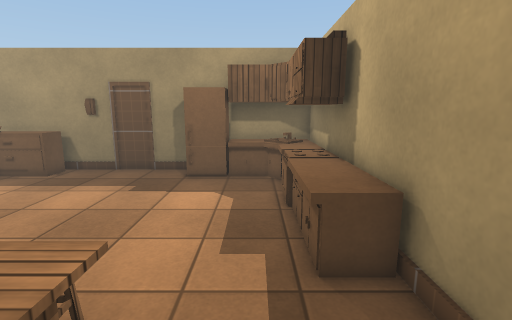
[1] (above)

12 first-person views from a walk through a scene from a Unity 3-D project. The camera is 1.5 m above the floor, tilts 10° down and sees 85° across. The floor is counted in squares, 0.5 m on a side. Each view is taken from the middle of a square. On the plan, view 1 faces up. The plan holds only what a view shows up to about 20 squares ahead; the rest is blank. Some animated figures are left out. Surface patterns are stand-ins for the level's own textures.

[2]
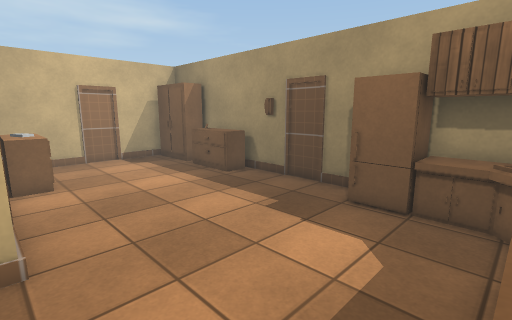

[3]
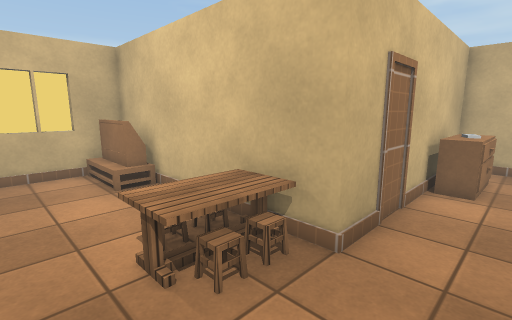

[4]
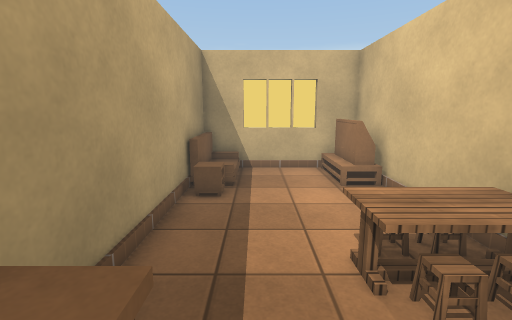

[5]
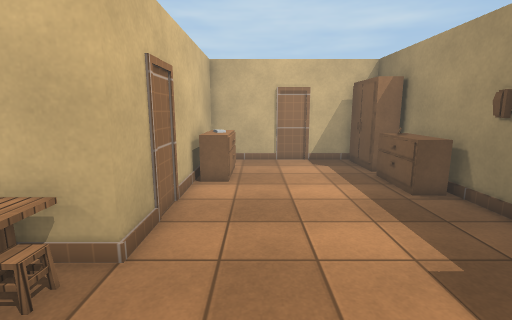

[6]
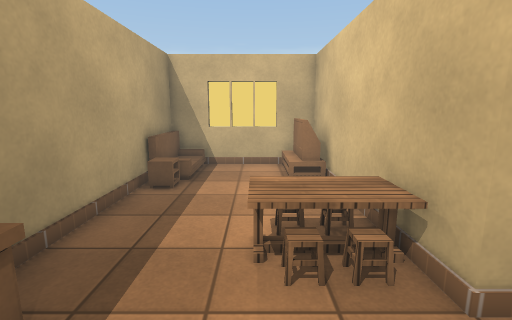

[7]
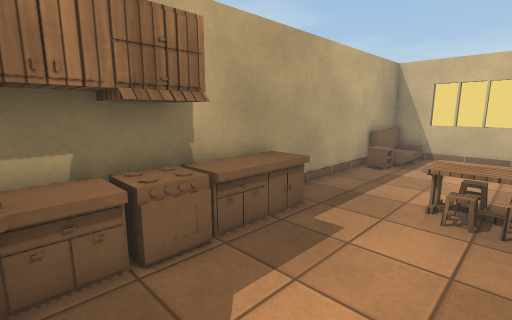

[8]
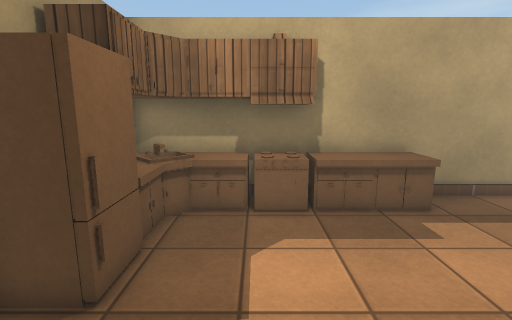

[9]
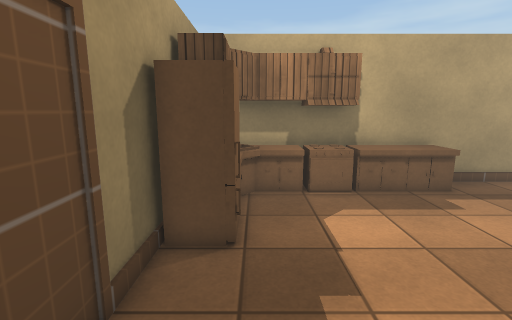

[10]
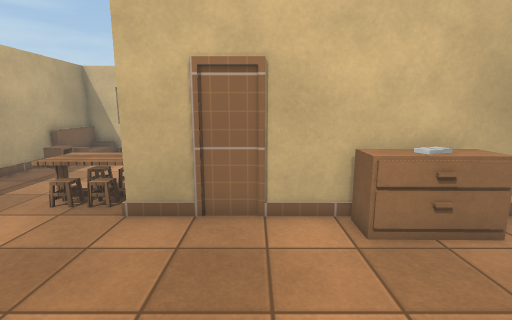

[11]
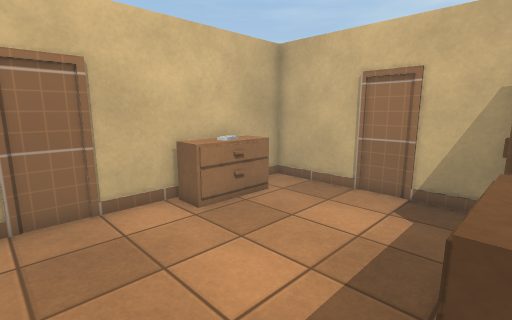

[12]
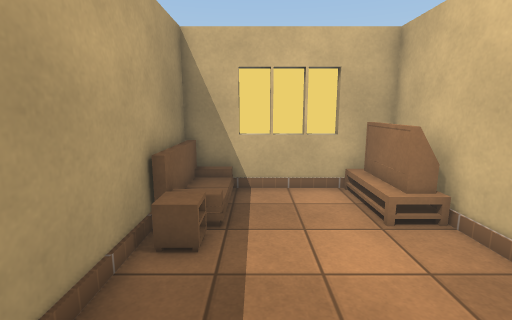

### Floor plan
Key: @ floor where view 1 was taken; # wall or solid block; x gap in a wall; . floor; = window, fence, low wall or low ledge; ^ raised ledge; F fridge; C cabinet; S stove; T table; L closet; A TV; O other object.
Columns run from 17 left of view 1 to 3 right of it. Each row starts with its distance up from view 1.
 14    ############F#####
 13 #LLL=^^^......FF#^=^#
 12 #.... = ......FF#=^^#
 11 #.................=^#
 10 #.................CS#
  9 #.................CS#
  8 #.................CC#
  7 #.................^^#
  6 #.=^^^............^^#
  5 #.^^^^............^^#
  4 #############.......#
  3             #OOx....#
  2             #  T....#
  1             #OO.....#
  0             #....@..#
 -1             #.......#
 -2             #.......#
 -3             #......O#
 -4             #A....O #
 -5             #A....OA#
 -6             #A....OA#
 -7             #A....OA#
 -8             #####^###

Where each view was taken, in squares from view 1:
view 1: 0 up, 0 right, facing up
view 2: 4 up, 1 right, facing up-left
view 3: 7 up, 0 right, facing down-left
view 4: 7 up, 0 right, facing down
view 5: 7 up, 0 right, facing left
view 6: 8 up, 2 left, facing down
view 7: 12 up, 4 left, facing down-right
view 8: 10 up, 7 left, facing right
view 9: 12 up, 9 left, facing right
view 10: 12 up, 9 left, facing down
view 11: 13 up, 7 left, facing down-left
view 12: 3 up, 0 right, facing down
